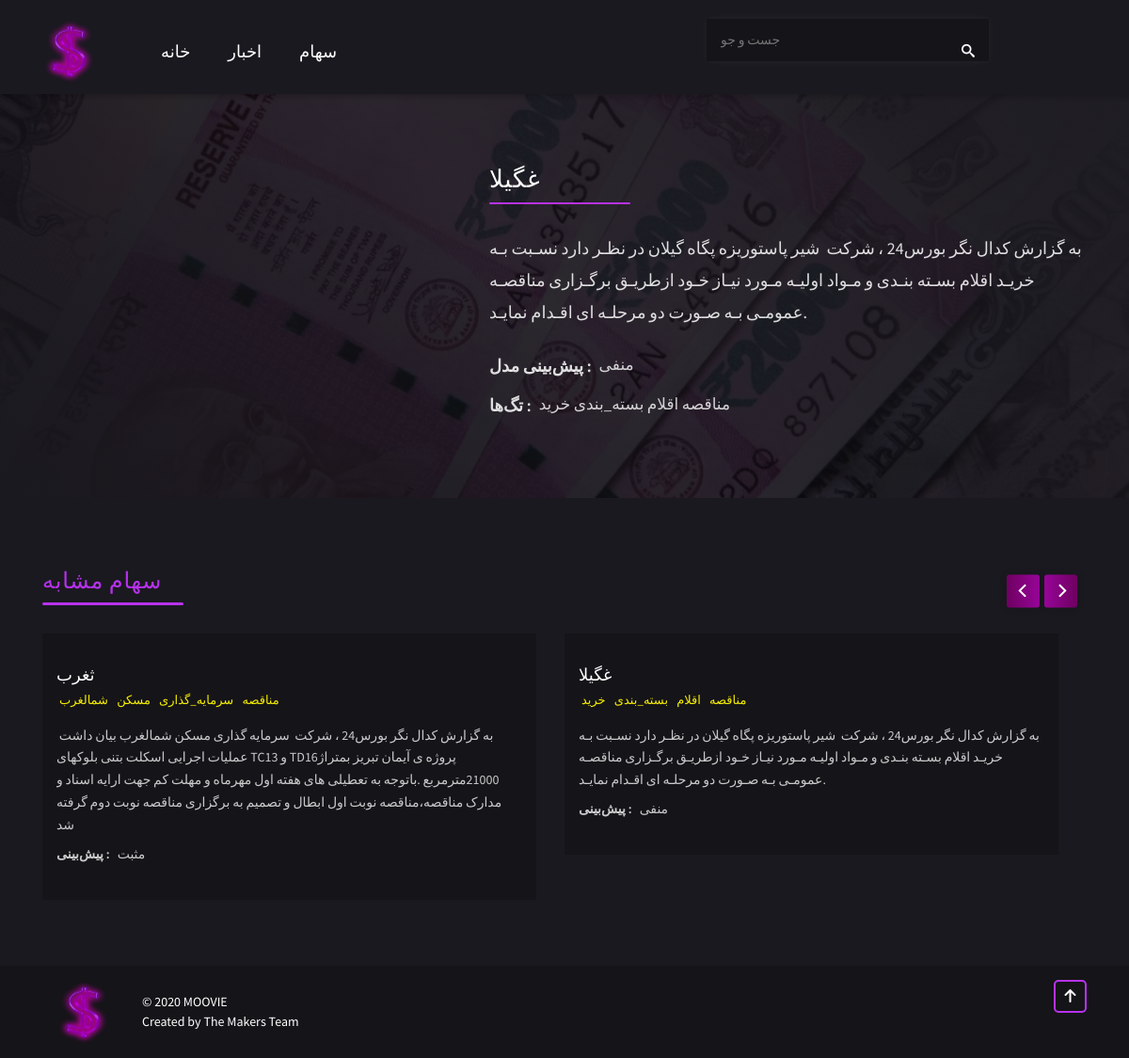
The page /movie_id/139409/ on the database its author committed.
### movies/models.py (models this page shows)
class Movie(models.Model):
    title = models.CharField(max_length=100)
    budget = models.PositiveIntegerField(default=300)
    genres = models.TextField()
    language = models.CharField(max_length=2, default='en')
    overview = models.TextField()
    companies = models.TextField(default='aa')
    countries = models.TextField(default='dd')
    release_date = models.DateField(auto_now_add=True)
    revenue = models.PositiveIntegerField(default=22)
    runtime = models.FloatField(default=11)
    vote_average = models.FloatField()
    vote_count = models.PositiveIntegerField(default=11)
    poster = models.TextField()

### movies/views.py (the view)
# urls.py: url(r'^api/Movie/(\d*)', views.movie_details, name='movie_detail'),
def movie_detail(request, movie_id):
    movie_data = movie_details(request, str(movie_id))
    movie_detail = json.loads(movie_data.rendered_content.decode('utf8'))
    sugges_genre = movie_detail['genres'][0]
    data = all_genres(request, sugges_genre)
    genres_data_raw = json.loads(data.rendered_content.decode('utf8'))
    movies = []
    for id in genres_data_raw['movie_ids'][:10]:
        movie_data = movie_details(request, str(id))
        movies.append(json.loads(movie_data.rendered_content.decode('utf8')))
    context = {'movie': movie_detail,
               'related_movies': movies, 'genre': sugges_genre}
    return render(request, 'movie-detail.html', context=context)

### movies/templates/movie-detail.html (shortened to what this page needs)
{% load static %}
<!DOCTYPE html>
<html lang="en">
<head>
    <link rel="stylesheet" href="{% static 'css/bootstrap.min.css' %}">
    <link rel="stylesheet" href="{% static 'css/flickity.css' %}">
    <link rel="stylesheet" href="{% static 'sass/main.css' %}">
</head>
<body>
    <header class="header">
        <div class="container">
            <div class="row">
                <div class="header__logo">
                    <a href="{% url 'home' %}">
                        <img src="{% static 'img/Logo.png' %}" alt="MOOVIE">
                    </a>
                </div>
                <div class="col-lg-6 header__menu">
                    <ul>
                        <li class="header__menu-item "><a href="{% url 'home' %}">خانه</a></li>
                        <li class="header__menu-item "><a href="{% url 'movie_list' type='rand' %}">اخبار</a></li>
                        <li class="header__menu-item "><a href="{% url 'genres' %}">سهام</a></li>
                    </ul>
                </div>
                <div class="col-lg-4 header__search">
                    <form action="{% url 'home' %}" method="POST">
                        <div class="header__search-container">
                            <input type="text" name="search" id="" placeholder="جست و جو">
                            <i class="moovie moovie-search"></i>
                        </div>
                    </form>
                </div>
            </div>
        </div>
    </header>
    <div class="section movie-detail">
        <div class="container">
            <div class="row">
                <div class="col-5 movie-detail__pic">
                </div>
                <div class="col-7 section-with-title ">
                    <div class="section-with-title__title movie-detail__name">
                        {{movie.title}}
                    </div>
                    <p class="movie-detail__movie-about">
                        {{movie.overview}}
                    </p>
                    <div class="movie-detail__label">
                        <span class="label">پیش‌بینی مدل :</span>
                        {% if movie.vote_average > 5 %}
                            <span class="data"> مثبت </span>
                        {% elif movie.vote_average %}
                            <span class="data"> منفی </span>
                        {% endif %}
                    </div>
                    <div class="movie-detail__label">
                        <span class="label">تگ‌ها :</span>
                        <span class="data">
                            <ul class="movie-detail__genres-list">
                                <li>
                                {% for genre in movie.genres %}
                                    <a href="{% url 'movie_list' type=genre %}">{{genre}}</a>
                                {% endfor %}
                                </li>
                            </ul>
                        </span>
                    </div>
                </div>
            </div>
        </div>
    </div>
<div class="section suggestion-slider">
        <div class="container">
            <div class="row">
                <div class="col-12 section-with-title ">
                    <div class="section-with-title__title">
                        <span>سهام مشابه</span>
                    </div>
                    <div class="slider suggestion-slider__slider">
                        <div class="carousel" data-flickity='{  "wrapAround": true, "pageDots" : false,
                        "rightToLeft": false, "cellAlign": "left" ,  "contain": true , "imageLoaded" : true }'>
                                {%for movie in related_movies%}
                                <div class="carousel-cell movie-item">
                                    <div class="movie-item--link">
                                            <a href="{% url 'movie_detail' movie_id=movie.id %}" class="cover-link"></a>
                                            <div class="movie-item__overlay">
                                                <a href="{% url 'movie_detail' movie_id=movie.id %}" class="movie-item__title">{{movie.title}}</a>
                                                <ul class="movie-item__genre-list">
                                                    <li class="movie-item__genre">
                                                        {% for genre in movie.genres %}
                                                            <a href="{% url 'movie_list' type=genre %}">{{genre}}</a>
                                                        {% endfor %}
                                                    </li>
                                                </ul>
                                                <p class="movie-item__movie-about">
                                                    {{movie.overview}}
                                                </p>
                                                <div class="movie-item__label">
                                                    <span class="label">پیش‌بینی :</span>
                                                    {% if movie.vote_average > 1 %}
                                                    <span class="data"> مثبت </span>
                                                    {% elif movie.vote_average %}
                                                    <span class="data"> منفی </span>
                                                    {% endif %}
                                                </div>
                                            </div>
                                    </div>
                                </div>
                            {%endfor%}
                            </div>
                        </div>
                    </div>
                </div>
            </div>
        </div>
    <footer class="footer">
        <div class="container">
            <div class="row">
                <div class="col-9 footer__about">
                    <div class="footer__logo">
                        <a href="{% url 'home' %}">
                            <img src="{% static 'img/Logo.png' %}" alt="MOOVIE">
                        </a>
                    </div>
                    <div class="footer__about-content">
                        <span>&copy; 2020 MOOVIE</span>
                        <span>Created by The Makers Team</span>
                    </div>
                </div>
                <div class="col-3 footer__go-top">
                    <button class="go-top" onclick="$('html, body').animate({scrollTop:0},'100');"><i
                            class="moovie moovie-arrow-up"></i></button>
                </div>
            </div>
        </div>
    </footer>
</body>
</html>

### static/css/flickity.css (style rules this page uses)
.flickity-enabled { position: relative; }
.flickity-enabled.is-draggable { -webkit-tap-highlight-color: transparent; -webkit-user-select: none; -moz-user-select: none; -ms-user-select: none; user-select: none; }

### rows shown on the page
Movie: title "غگیلا", overview "به گزارش کدال نگر بورس24 ، شرکت شیر پاستوریزه پگاه گیلان در نظـر دارد نسـبت بـه خریـد اقلام بسـته بنـدى و مـواد اولیـه مـورد نیـاز خـود ازطریـق برگـزارى مناقصـه عمومـى بـه صـورت دو مرحلـه اى اقـدام نمایـد.", genres "مناقصه" "اقلام" "بسته_بندی" "خرید", shows "منفی"
Movie: title "ثغرب", genres "مناقصه" "سرمایه_گذاری" "مسکن" "شمالغرب", overview "به گزارش کدال نگر بورس24 ، شرکت سرمایه گذاری مسکن شمالغرب بیان داشت عملیات اجرایی اسکلت بتنی بلوکهای TC13 و TD16پروژه ی آیمان تبریز بمتراژ 21000مترمربع .باتوجه به تعطیلی های هفته اول مهرماه و مهلت کم جهت ارایه اسناد و مدارک مناقصه،مناقصه نوبت اول ابطال و تصمیم به برگزاری مناقصه نوبت دوم گرفته شد", shows "مثبت"

### other values the page prints
{{ genre }} "مناقصه" "اقلام" "بسته_بندی" "خرید"
